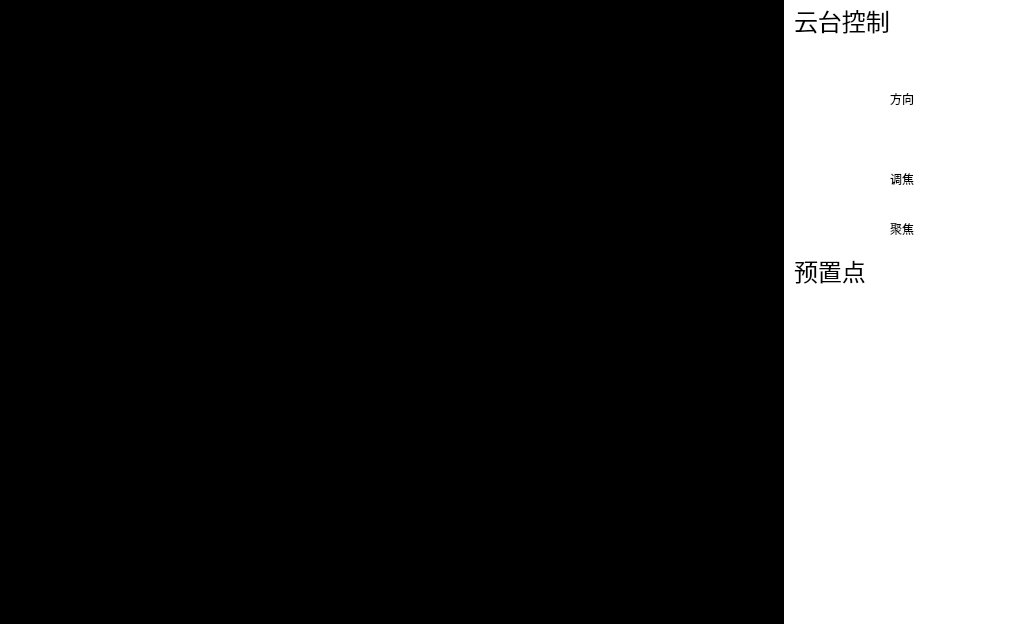
<?xml version="1.0" encoding="UTF-8"?>
<ui version="4.0">
 <class>pvmsMonitorWidget</class>
 <widget class="QWidget" name="pvmsMonitorWidget">
  <property name="geometry">
   <rect>
    <x>0</x>
    <y>0</y>
    <width>1024</width>
    <height>624</height>
   </rect>
  </property>
  <property name="windowTitle">
   <string>Form</string>
  </property>
  <widget class="QPushButton" name="presetNoPushButton_8">
   <property name="geometry">
    <rect>
     <x>965</x>
     <y>350</y>
     <width>60</width>
     <height>40</height>
    </rect>
   </property>
   <property name="font">
    <font>
     <pointsize>12</pointsize>
    </font>
   </property>
   <property name="styleSheet">
    <string notr="true">QPushButton{
background-image: url(:/monres/28.bmp);
border-color: rgb(255, 255, 255);
border-width: 1px;
border-style: solid;}
QPushButton:pressed
{background-color: rgb(86, 164, 246);color: rgb(255, 255, 255);border-color: rgb(170, 170, 170);border-width: 2px;border-style: solid;}</string>
   </property>
   <property name="text">
    <string/>
   </property>
   <property name="checkable">
    <bool>true</bool>
   </property>
  </widget>
  <widget class="QPushButton" name="zoomOutPushButton">
   <property name="geometry">
    <rect>
     <x>808</x>
     <y>160</y>
     <width>71</width>
     <height>32</height>
    </rect>
   </property>
   <property name="font">
    <font>
     <pointsize>12</pointsize>
    </font>
   </property>
   <property name="styleSheet">
    <string notr="true">QPushButton{
background-image: url(:/res/plus.bmp);
border-color: rgb(255, 255, 255);
border-width: 1px;
border-style: solid;}
QPushButton:pressed
{background-color: rgb(86, 164, 246);color: rgb(255, 255, 255);border-color: rgb(170, 170, 170);border-width: 2px;border-style: solid;}
</string>
   </property>
   <property name="text">
    <string/>
   </property>
  </widget>
  <widget class="QPushButton" name="focusNearPushButton">
   <property name="geometry">
    <rect>
     <x>930</x>
     <y>210</y>
     <width>71</width>
     <height>32</height>
    </rect>
   </property>
   <property name="font">
    <font>
     <pointsize>12</pointsize>
    </font>
   </property>
   <property name="styleSheet">
    <string notr="true">QPushButton{
background-image: url(:/res/near.bmp);
border-color: rgb(255, 255, 255);
border-width: 1px;
border-style: solid;}
QPushButton:pressed
{background-color: rgb(86, 164, 246);color: rgb(255, 255, 255);border-color: rgb(170, 170, 170);border-width: 2px;border-style: solid;}
</string>
   </property>
   <property name="text">
    <string/>
   </property>
  </widget>
  <widget class="QPushButton" name="startPollingPushButton">
   <property name="geometry">
    <rect>
     <x>915</x>
     <y>490</y>
     <width>40</width>
     <height>40</height>
    </rect>
   </property>
   <property name="styleSheet">
    <string notr="true">border-image: url(:/monres/start1.bmp);</string>
   </property>
   <property name="text">
    <string/>
   </property>
   <property name="iconSize">
    <size>
     <width>30</width>
     <height>31</height>
    </size>
   </property>
   <property name="checkable">
    <bool>true</bool>
   </property>
   <property name="checked">
    <bool>false</bool>
   </property>
   <property name="flat">
    <bool>true</bool>
   </property>
  </widget>
  <widget class="QLabel" name="label">
   <property name="geometry">
    <rect>
     <x>890</x>
     <y>170</y>
     <width>31</width>
     <height>17</height>
    </rect>
   </property>
   <property name="styleSheet">
    <string notr="true">background-color: rgb(255, 255, 255);
color: rgb(0, 0, 0);</string>
   </property>
   <property name="text">
    <string>调焦</string>
   </property>
  </widget>
  <widget class="QPushButton" name="cameraSwitchPushButton">
   <property name="geometry">
    <rect>
     <x>785</x>
     <y>450</y>
     <width>112</width>
     <height>32</height>
    </rect>
   </property>
   <property name="font">
    <font>
     <pointsize>12</pointsize>
    </font>
   </property>
   <property name="styleSheet">
    <string notr="true">QPushButton{
background-image: url(:/monres/cameraoff.bmp);
border-color: rgb(255, 255, 255);
border-width: 1px;
border-style: solid;}

QPushButton:pressed
{background-color: rgb(86, 164, 246);color: rgb(255, 255, 255);border-color: rgb(170, 170, 170);border-width: 2px;border-style: solid;}

</string>
   </property>
   <property name="text">
    <string/>
   </property>
   <property name="checkable">
    <bool>true</bool>
   </property>
  </widget>
  <widget class="QLabel" name="label_10">
   <property name="geometry">
    <rect>
     <x>890</x>
     <y>90</y>
     <width>31</width>
     <height>17</height>
    </rect>
   </property>
   <property name="styleSheet">
    <string notr="true">background-color: rgb(255, 255, 255);
color: rgb(0, 0, 0);</string>
   </property>
   <property name="text">
    <string>方向</string>
   </property>
  </widget>
  <widget class="QPushButton" name="focusFarPushButton">
   <property name="geometry">
    <rect>
     <x>808</x>
     <y>210</y>
     <width>71</width>
     <height>32</height>
    </rect>
   </property>
   <property name="font">
    <font>
     <pointsize>12</pointsize>
    </font>
   </property>
   <property name="styleSheet">
    <string notr="true">QPushButton{
background-image: url(:/res/fare.bmp);
border-color: rgb(255, 255, 255);
border-width: 1px;
border-style: solid;}
QPushButton:pressed
{background-color: rgb(86, 164, 246);color: rgb(255, 255, 255);border-color: rgb(170, 170, 170);border-width: 2px;border-style: solid;}
</string>
   </property>
   <property name="text">
    <string/>
   </property>
  </widget>
  <widget class="QPushButton" name="presetNoPushButton_3">
   <property name="geometry">
    <rect>
     <x>905</x>
     <y>295</y>
     <width>60</width>
     <height>40</height>
    </rect>
   </property>
   <property name="font">
    <font>
     <pointsize>12</pointsize>
    </font>
   </property>
   <property name="styleSheet">
    <string notr="true">QPushButton{
background-image: url(:/monres/23.bmp);
border-color: rgb(255, 255, 255);
border-width: 1px;
border-style: solid;}
QPushButton:pressed
{background-color: rgb(86, 164, 246);color: rgb(255, 255, 255);border-color: rgb(170, 170, 170);border-width: 2px;border-style: solid;}</string>
   </property>
   <property name="text">
    <string/>
   </property>
   <property name="checkable">
    <bool>true</bool>
   </property>
  </widget>
  <widget class="QPushButton" name="pausePollingPushButton">
   <property name="geometry">
    <rect>
     <x>860</x>
     <y>490</y>
     <width>40</width>
     <height>40</height>
    </rect>
   </property>
   <property name="styleSheet">
    <string notr="true">border-image: url(:/monres/pause.bmp);</string>
   </property>
   <property name="text">
    <string/>
   </property>
   <property name="iconSize">
    <size>
     <width>30</width>
     <height>31</height>
    </size>
   </property>
   <property name="checkable">
    <bool>true</bool>
   </property>
   <property name="flat">
    <bool>true</bool>
   </property>
  </widget>
  <widget class="QPushButton" name="zoomInPushButton">
   <property name="geometry">
    <rect>
     <x>930</x>
     <y>160</y>
     <width>71</width>
     <height>32</height>
    </rect>
   </property>
   <property name="font">
    <font>
     <pointsize>12</pointsize>
    </font>
   </property>
   <property name="styleSheet">
    <string notr="true">QPushButton{
background-image: url(:/res/substruct.bmp);
border-color: rgb(255, 255, 255);
border-width: 1px;
border-style: solid;}
QPushButton:pressed
{background-color: rgb(86, 164, 246);color: rgb(255, 255, 255);border-color: rgb(170, 170, 170);border-width: 2px;border-style: solid;}

</string>
   </property>
   <property name="text">
    <string/>
   </property>
  </widget>
  <widget class="QPushButton" name="presetNoPushButton_2">
   <property name="geometry">
    <rect>
     <x>845</x>
     <y>295</y>
     <width>60</width>
     <height>40</height>
    </rect>
   </property>
   <property name="font">
    <font>
     <pointsize>12</pointsize>
    </font>
   </property>
   <property name="styleSheet">
    <string notr="true">QPushButton{
background-image: url(:/monres/22.bmp);
border-color: rgb(255, 255, 255);
border-width: 1px;
border-style: solid;}
QPushButton:pressed
{background-color: rgb(86, 164, 246);color: rgb(255, 255, 255);border-color: rgb(170, 170, 170);border-width: 2px;border-style: solid;}</string>
   </property>
   <property name="text">
    <string/>
   </property>
   <property name="checkable">
    <bool>true</bool>
   </property>
  </widget>
  <widget class="QPushButton" name="ptzRightPushButton">
   <property name="geometry">
    <rect>
     <x>950</x>
     <y>80</y>
     <width>71</width>
     <height>32</height>
    </rect>
   </property>
   <property name="styleSheet">
    <string notr="true">QPushButton{
background-image: url(:/res/right.bmp);
border-color: rgb(255, 255, 255);
border-width: 1px;
border-style: solid;}
QPushButton:pressed
{background-color: rgb(86, 164, 246);color: rgb(255, 255, 255);border-color: rgb(170, 170, 170);border-width: 2px;border-style: solid;}
</string>
   </property>
   <property name="text">
    <string/>
   </property>
   <property name="iconSize">
    <size>
     <width>50</width>
     <height>50</height>
    </size>
   </property>
  </widget>
  <widget class="QLabel" name="label_2">
   <property name="geometry">
    <rect>
     <x>890</x>
     <y>220</y>
     <width>31</width>
     <height>17</height>
    </rect>
   </property>
   <property name="styleSheet">
    <string notr="true">background-color: rgb(255, 255, 255);
color: rgb(0, 0, 0);</string>
   </property>
   <property name="text">
    <string>聚焦</string>
   </property>
  </widget>
  <widget class="QPushButton" name="ptzLeftPushButton">
   <property name="geometry">
    <rect>
     <x>790</x>
     <y>80</y>
     <width>71</width>
     <height>32</height>
    </rect>
   </property>
   <property name="styleSheet">
    <string notr="true">QPushButton{
background-image: url(:/res/left.bmp);
border-color: rgb(255, 255, 255);
border-width: 1px;
border-style: solid;}
QPushButton:pressed
{background-color: rgb(86, 164, 246);color: rgb(255, 255, 255);border-color: rgb(170, 170, 170);border-width: 2px;border-style: solid;}
</string>
   </property>
   <property name="text">
    <string/>
   </property>
   <property name="iconSize">
    <size>
     <width>50</width>
     <height>50</height>
    </size>
   </property>
  </widget>
  <widget class="QPushButton" name="presetSetPushButton">
   <property name="geometry">
    <rect>
     <x>785</x>
     <y>410</y>
     <width>112</width>
     <height>32</height>
    </rect>
   </property>
   <property name="font">
    <font>
     <pointsize>12</pointsize>
    </font>
   </property>
   <property name="styleSheet">
    <string notr="true">QPushButton{
background-image: url(:/res/setuse.bmp);
border-color: rgb(255, 255, 255);
border-width: 1px;
border-style: solid;}
QPushButton:pressed
{background-color: rgb(86, 164, 246);color: rgb(255, 255, 255);border-color: rgb(170, 170, 170);border-width: 2px;border-style: solid;}
</string>
   </property>
   <property name="text">
    <string/>
   </property>
   <property name="checkable">
    <bool>false</bool>
   </property>
   <property name="checked">
    <bool>false</bool>
   </property>
  </widget>
  <widget class="QPushButton" name="presetNoPushButton_7">
   <property name="geometry">
    <rect>
     <x>905</x>
     <y>350</y>
     <width>60</width>
     <height>40</height>
    </rect>
   </property>
   <property name="font">
    <font>
     <pointsize>12</pointsize>
    </font>
   </property>
   <property name="styleSheet">
    <string notr="true">QPushButton{
background-image: url(:/monres/27.bmp);
border-color: rgb(255, 255, 255);
border-width: 1px;
border-style: solid;}
QPushButton:pressed
{background-color: rgb(86, 164, 246);color: rgb(255, 255, 255);border-color: rgb(170, 170, 170);border-width: 2px;border-style: solid;}</string>
   </property>
   <property name="text">
    <string/>
   </property>
   <property name="checkable">
    <bool>true</bool>
   </property>
  </widget>
  <widget class="QPushButton" name="ptzDownPushButton">
   <property name="geometry">
    <rect>
     <x>850</x>
     <y>120</y>
     <width>112</width>
     <height>32</height>
    </rect>
   </property>
   <property name="styleSheet">
    <string notr="true">QPushButton{
background-image: url(:/res/down.bmp);
border-color: rgb(255, 255, 255);
border-width: 1px;
border-style: solid;}
QPushButton:pressed
{background-color: rgb(86, 164, 246);color: rgb(255, 255, 255);border-color: rgb(170, 170, 170);border-width: 2px;border-style: solid;}
</string>
   </property>
   <property name="text">
    <string/>
   </property>
   <property name="iconSize">
    <size>
     <width>50</width>
     <height>50</height>
    </size>
   </property>
  </widget>
  <widget class="QPushButton" name="temporarySavePushButton">
   <property name="geometry">
    <rect>
     <x>830</x>
     <y>540</y>
     <width>166</width>
     <height>32</height>
    </rect>
   </property>
   <property name="font">
    <font>
     <pointsize>12</pointsize>
    </font>
   </property>
   <property name="styleSheet">
    <string notr="true">QPushButton{
background-image: url(:/monres/savevedio.bmp);
border-color: rgb(255, 255, 255);
border-width: 1px;
border-style: solid;}
QPushButton:pressed
{background-color: rgb(86, 164, 246);color: rgb(255, 255, 255);border-color: rgb(170, 170, 170);border-width: 2px;border-style: solid;}
</string>
   </property>
   <property name="text">
    <string/>
   </property>
  </widget>
  <widget class="QPushButton" name="alarmPushButton">
   <property name="geometry">
    <rect>
     <x>810</x>
     <y>580</y>
     <width>82</width>
     <height>36</height>
    </rect>
   </property>
   <property name="font">
    <font>
     <pointsize>12</pointsize>
    </font>
   </property>
   <property name="styleSheet">
    <string notr="true">QPushButton{
background-image: url(:/monres/alertoff.bmp);
border-color: rgb(255, 255, 255);
border-width: 1px;
border-style: solid;}
QPushButton:pressed
{background-color: rgb(86, 164, 246);color: rgb(255, 255, 255);border-color: rgb(170, 170, 170);border-width: 2px;border-style: solid;}</string>
   </property>
   <property name="text">
    <string/>
   </property>
   <property name="checkable">
    <bool>true</bool>
   </property>
  </widget>
  <widget class="QPushButton" name="fillLightSwitchPushButton">
   <property name="geometry">
    <rect>
     <x>910</x>
     <y>450</y>
     <width>112</width>
     <height>32</height>
    </rect>
   </property>
   <property name="font">
    <font>
     <pointsize>12</pointsize>
    </font>
   </property>
   <property name="styleSheet">
    <string notr="true">QPushButton{
background-image: url(:/monres/ligtoff.bmp);
border-color: rgb(255, 255, 255);
border-width: 1px;
border-style: solid;
}
QPushButton:pressed
{background-color: rgb(86, 164, 246);color: rgb(255, 255, 255);border-color: rgb(170, 170, 170);border-width: 2px;border-style: solid;}
</string>
   </property>
   <property name="text">
    <string/>
   </property>
   <property name="checkable">
    <bool>true</bool>
   </property>
  </widget>
  <widget class="QPushButton" name="presetNoPushButton_4">
   <property name="geometry">
    <rect>
     <x>965</x>
     <y>295</y>
     <width>60</width>
     <height>40</height>
    </rect>
   </property>
   <property name="font">
    <font>
     <pointsize>12</pointsize>
    </font>
   </property>
   <property name="styleSheet">
    <string notr="true">QPushButton{
background-image: url(:/monres/24.bmp);
border-color: rgb(255, 255, 255);
border-width: 1px;
border-style: solid;}
QPushButton:pressed
{background-color: rgb(86, 164, 246);color: rgb(255, 255, 255);border-color: rgb(170, 170, 170);border-width: 2px;border-style: solid;}</string>
   </property>
   <property name="text">
    <string/>
   </property>
   <property name="checkable">
    <bool>true</bool>
   </property>
  </widget>
  <widget class="QPushButton" name="pollingNextOnePushButton">
   <property name="geometry">
    <rect>
     <x>970</x>
     <y>490</y>
     <width>40</width>
     <height>40</height>
    </rect>
   </property>
   <property name="styleSheet">
    <string notr="true">QPushButton{
border-image: url(:/monres/next.bmp);}
QPushButton:pressed
{background-color: rgb(255, 255, 255);color: rgb(255, 255, 255);border-color: rgb(86, 164, 246);border-width: 6px;border-style: solid;}</string>
   </property>
   <property name="text">
    <string/>
   </property>
   <property name="iconSize">
    <size>
     <width>30</width>
     <height>31</height>
    </size>
   </property>
   <property name="flat">
    <bool>true</bool>
   </property>
  </widget>
  <widget class="QPushButton" name="ptzUpPushButton">
   <property name="geometry">
    <rect>
     <x>850</x>
     <y>40</y>
     <width>112</width>
     <height>32</height>
    </rect>
   </property>
   <property name="styleSheet">
    <string notr="true">QPushButton{
background-image: url(:/res/up.bmp);
border-color: rgb(255, 255, 255);
border-width: 1px;
border-style: solid;}

QPushButton:pressed
{background-color: rgb(192, 192, 192);color: rgb(255, 255, 255);border-color: rgb(170, 170, 170);border-width: 2px;border-style: solid;}


</string>
   </property>
   <property name="text">
    <string/>
   </property>
   <property name="iconSize">
    <size>
     <width>50</width>
     <height>50</height>
    </size>
   </property>
   <property name="flat">
    <bool>false</bool>
   </property>
  </widget>
  <widget class="QPushButton" name="pollingLastOnePushButton">
   <property name="geometry">
    <rect>
     <x>800</x>
     <y>490</y>
     <width>40</width>
     <height>40</height>
    </rect>
   </property>
   <property name="styleSheet">
    <string notr="true">QPushButton{
border-image: url(:/monres/before.bmp);}
QPushButton:pressed
{background-color: rgb(255, 255, 255);color: rgb(255, 255, 255);border-color: rgb(86, 164, 246);border-width: 6px;border-style: solid;}</string>
   </property>
   <property name="text">
    <string/>
   </property>
   <property name="iconSize">
    <size>
     <width>30</width>
     <height>31</height>
    </size>
   </property>
   <property name="flat">
    <bool>true</bool>
   </property>
  </widget>
  <widget class="QLabel" name="label_3">
   <property name="geometry">
    <rect>
     <x>794</x>
     <y>0</y>
     <width>231</width>
     <height>40</height>
    </rect>
   </property>
   <property name="font">
    <font>
     <pointsize>18</pointsize>
    </font>
   </property>
   <property name="layoutDirection">
    <enum>Qt::LeftToRight</enum>
   </property>
   <property name="styleSheet">
    <string notr="true"> #label_3 { 
	color: rgb(0, 0, 0);
    background-color: rgb(255, 255, 255);
  } 
 #label_3 * { 
     background-color:; 
 }</string>
   </property>
   <property name="text">
    <string>云台控制</string>
   </property>
   <property name="textFormat">
    <enum>Qt::AutoText</enum>
   </property>
  </widget>
  <widget class="QPushButton" name="presetNoPushButton_6">
   <property name="geometry">
    <rect>
     <x>845</x>
     <y>350</y>
     <width>60</width>
     <height>40</height>
    </rect>
   </property>
   <property name="font">
    <font>
     <pointsize>12</pointsize>
    </font>
   </property>
   <property name="styleSheet">
    <string notr="true">QPushButton{
background-image: url(:/monres/26.bmp);
border-color: rgb(255, 255, 255);
border-width: 1px;
border-style: solid;}
QPushButton:pressed
{background-color: rgb(86, 164, 246);color: rgb(255, 255, 255);border-color: rgb(170, 170, 170);border-width: 2px;border-style: solid;}</string>
   </property>
   <property name="text">
    <string/>
   </property>
   <property name="checkable">
    <bool>true</bool>
   </property>
  </widget>
  <widget class="QPushButton" name="presetNoPushButton">
   <property name="geometry">
    <rect>
     <x>785</x>
     <y>295</y>
     <width>60</width>
     <height>40</height>
    </rect>
   </property>
   <property name="font">
    <font>
     <pointsize>12</pointsize>
    </font>
   </property>
   <property name="styleSheet">
    <string notr="true">QPushButton{
background-image: url(:/monres/21.bmp);
border-color: rgb(255, 255, 255);
border-width: 1px;
border-style: solid;}
QPushButton:pressed
{background-color: rgb(86, 164, 246);color: rgb(255, 255, 255);border-color: rgb(170, 170, 170);border-width: 2px;border-style: solid;}</string>
   </property>
   <property name="text">
    <string/>
   </property>
   <property name="checkable">
    <bool>true</bool>
   </property>
   <property name="checked">
    <bool>false</bool>
   </property>
   <property name="flat">
    <bool>false</bool>
   </property>
  </widget>
  <widget class="QPushButton" name="presetNoPushButton_5">
   <property name="geometry">
    <rect>
     <x>785</x>
     <y>350</y>
     <width>60</width>
     <height>40</height>
    </rect>
   </property>
   <property name="font">
    <font>
     <pointsize>12</pointsize>
    </font>
   </property>
   <property name="styleSheet">
    <string notr="true">QPushButton{
background-image: url(:/monres/35.bmp);
border-color: rgb(255, 255, 255);
border-width: 1px;
border-style: solid;}
QPushButton:pressed
{background-color: rgb(86, 164, 246);color: rgb(255, 255, 255);border-color: rgb(170, 170, 170);border-width: 2px;border-style: solid;}</string>
   </property>
   <property name="text">
    <string/>
   </property>
   <property name="checkable">
    <bool>true</bool>
   </property>
  </widget>
  <widget class="QPushButton" name="presetGetPushButton">
   <property name="geometry">
    <rect>
     <x>910</x>
     <y>410</y>
     <width>112</width>
     <height>32</height>
    </rect>
   </property>
   <property name="font">
    <font>
     <pointsize>12</pointsize>
    </font>
   </property>
   <property name="styleSheet">
    <string notr="true">QPushButton{
background-image: url(:/res/usepreset.bmp);
border-color: rgb(255, 255, 255);
border-width: 1px;
border-style: solid;}
QPushButton:pressed
{background-color: rgb(255, 255, 255);color: rgb(255, 255, 255);border-color: rgb(86, 164, 246);border-width: 6px;border-style: solid;}</string>
   </property>
   <property name="text">
    <string/>
   </property>
  </widget>
  <widget class="QLabel" name="label_7">
   <property name="geometry">
    <rect>
     <x>794</x>
     <y>250</y>
     <width>231</width>
     <height>40</height>
    </rect>
   </property>
   <property name="font">
    <font>
     <pointsize>18</pointsize>
    </font>
   </property>
   <property name="layoutDirection">
    <enum>Qt::LeftToRight</enum>
   </property>
   <property name="styleSheet">
    <string notr="true"> #label_7 { 
	color: rgb(0, 0, 0);
    background-color: rgb(255, 255, 255);
  } 
 #label_7 * { 
     background-color:; 
 }</string>
   </property>
   <property name="text">
    <string>预置点</string>
   </property>
   <property name="textFormat">
    <enum>Qt::AutoText</enum>
   </property>
  </widget>
  <widget class="QPushButton" name="canselPushButton">
   <property name="geometry">
    <rect>
     <x>930</x>
     <y>580</y>
     <width>82</width>
     <height>36</height>
    </rect>
   </property>
   <property name="font">
    <font>
     <pointsize>12</pointsize>
    </font>
   </property>
   <property name="styleSheet">
    <string notr="true">QPushButton{
background-image: url(:/monres/cancel.bmp);
border-color: rgb(255, 255, 255);
border-width: 1px;
border-style: solid;}
QPushButton:pressed
{background-color: rgb(86, 164, 246);color: rgb(255, 255, 255);border-color: rgb(170, 170, 170);border-width: 2px;border-style: solid;}</string>
   </property>
   <property name="text">
    <string/>
   </property>
   <property name="checkable">
    <bool>true</bool>
   </property>
  </widget>
  <widget class="QLabel" name="label_11">
   <property name="geometry">
    <rect>
     <x>0</x>
     <y>0</y>
     <width>1024</width>
     <height>624</height>
    </rect>
   </property>
   <property name="toolTipDuration">
    <number>0</number>
   </property>
   <property name="styleSheet">
    <string notr="true">background-color: rgb(255, 255, 255);</string>
   </property>
   <property name="text">
    <string/>
   </property>
  </widget>
  <widget class="QLabel" name="mplayLabel">
   <property name="geometry">
    <rect>
     <x>0</x>
     <y>0</y>
     <width>784</width>
     <height>624</height>
    </rect>
   </property>
   <property name="styleSheet">
    <string notr="true">background-color: rgb(0, 0, 0);</string>
   </property>
   <property name="text">
    <string/>
   </property>
  </widget>
  <zorder>label_11</zorder>
  <zorder>label_2</zorder>
  <zorder>ptzDownPushButton</zorder>
  <zorder>ptzUpPushButton</zorder>
  <zorder>label_3</zorder>
  <zorder>presetGetPushButton</zorder>
  <zorder>label_7</zorder>
  <zorder>zoomOutPushButton</zorder>
  <zorder>zoomInPushButton</zorder>
  <zorder>label</zorder>
  <zorder>label_10</zorder>
  <zorder>ptzLeftPushButton</zorder>
  <zorder>ptzRightPushButton</zorder>
  <zorder>presetNoPushButton_2</zorder>
  <zorder>presetNoPushButton_3</zorder>
  <zorder>presetNoPushButton_7</zorder>
  <zorder>presetNoPushButton_6</zorder>
  <zorder>presetNoPushButton_5</zorder>
  <zorder>presetNoPushButton_8</zorder>
  <zorder>presetNoPushButton_4</zorder>
  <zorder>presetSetPushButton</zorder>
  <zorder>startPollingPushButton</zorder>
  <zorder>temporarySavePushButton</zorder>
  <zorder>fillLightSwitchPushButton</zorder>
  <zorder>cameraSwitchPushButton</zorder>
  <zorder>alarmPushButton</zorder>
  <zorder>pausePollingPushButton</zorder>
  <zorder>pollingLastOnePushButton</zorder>
  <zorder>pollingNextOnePushButton</zorder>
  <zorder>focusFarPushButton</zorder>
  <zorder>focusNearPushButton</zorder>
  <zorder>canselPushButton</zorder>
  <zorder>presetNoPushButton</zorder>
  <zorder>mplayLabel</zorder>
 </widget>
 <resources/>
 <connections/>
</ui>
